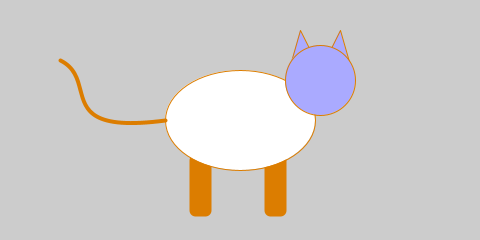
Frame 1 (no input)
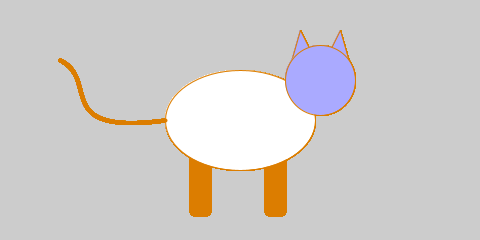
Frame 60 (the mouse pressed at the canvas centre just before this capture)
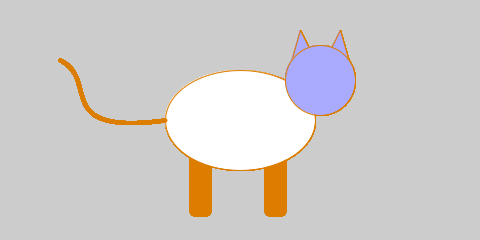
Frame 120 (the mouse held since frame 60 and released just before this capture)

The Processing sketch that drew these frames (run headless with seeded random() and noise(); from frame 60 on, the mouse is pressed at the canvas centre):

// Processing sketch: cat
// ── cat.pde
void setup(){
  size(480,240);
}
void draw(){
strokeWeight(12);
stroke(220,125,0);
strokeJoin(ROUND);
  rect(195,160,10,50);
  rect(270,160,10,50);
strokeWeight(1);
fill(255);
  ellipse(240,120,150,100);
fill(170,170,255);
triangle(290,65,300,30,310,50);
triangle(330,50,340,30,350,65);
ellipse(320,80,70,70);
noFill();
strokeWeight(4);
  bezier(165,120,50,135,100,80,60,60);}
  
